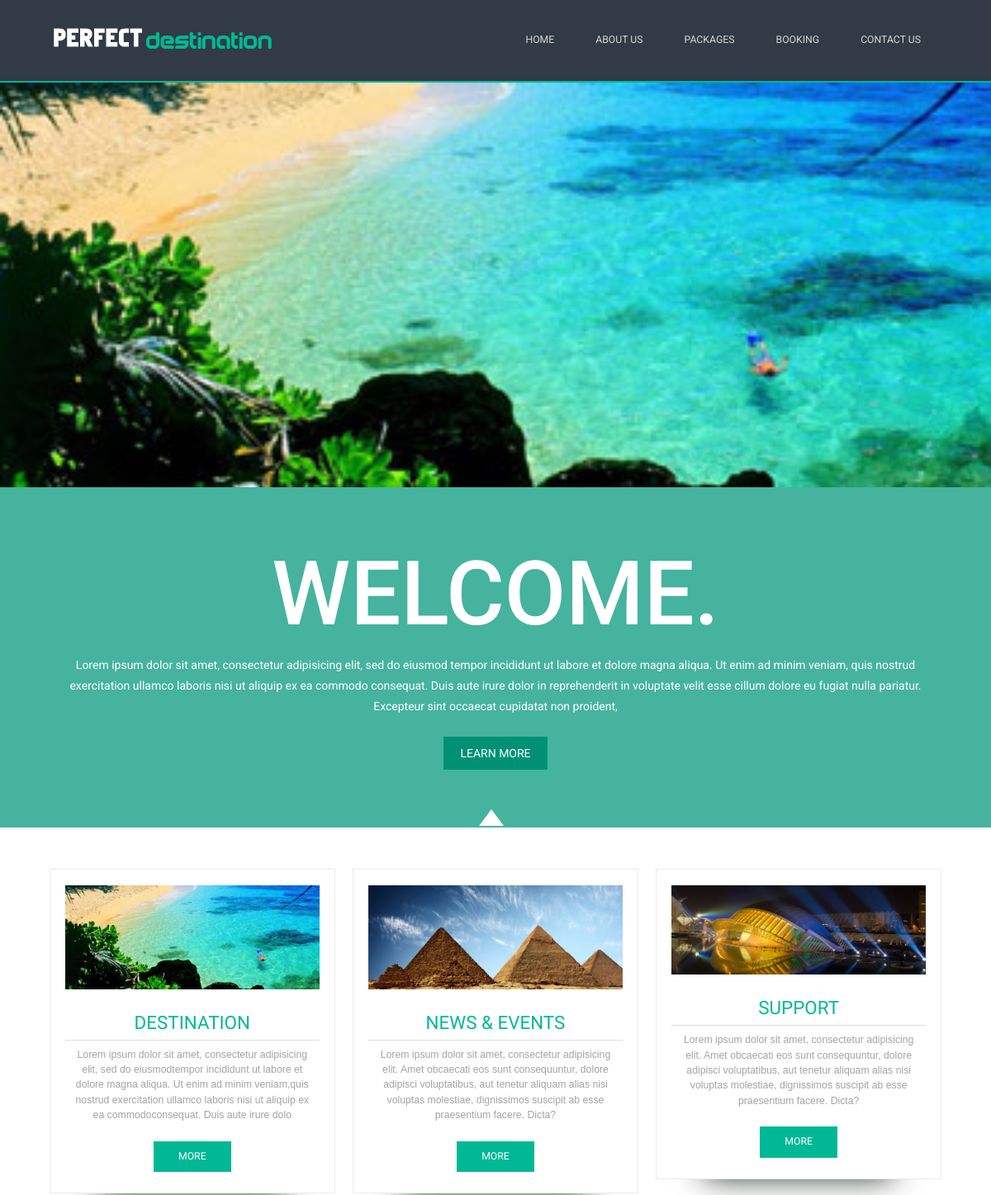
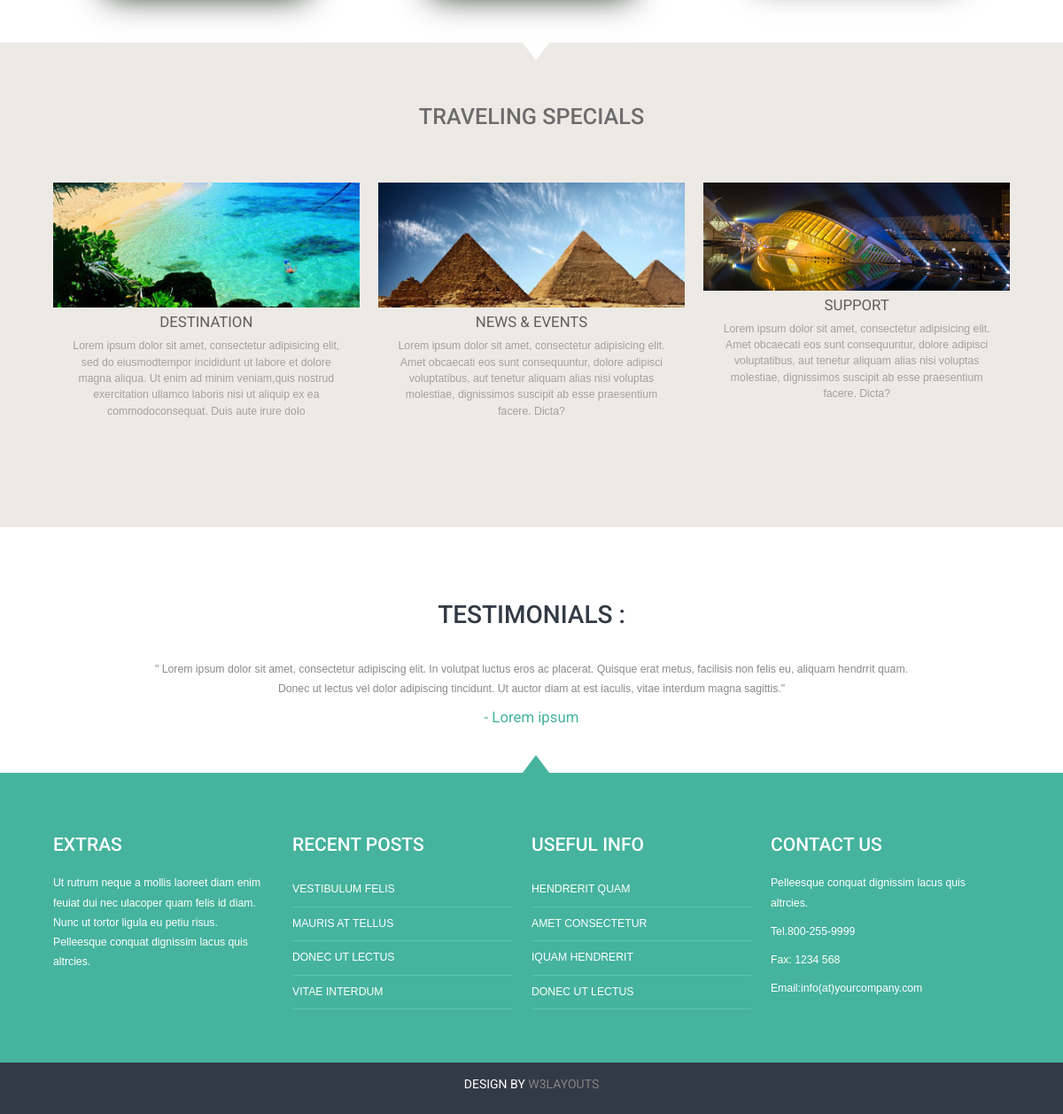
Screenshot of /views/index.php (signed in) with the database file from the repository (2 pictures, top to bottom).
### tables this page shows
CREATE TABLE IF NOT EXISTS `page` (
  `id` int(250) NOT NULL AUTO_INCREMENT,
  `title` varchar(250) NOT NULL,
  `content` text NOT NULL,
  `img_name` varchar(250) NOT NULL,
  `trash_at` varchar(255) DEFAULT NULL,
  PRIMARY KEY (`id`)
);

CREATE TABLE IF NOT EXISTS `img_post` (
  `id` int(250) NOT NULL AUTO_INCREMENT,
  `post_id` int(250) NOT NULL,
  `img_post` varchar(250) NOT NULL,
  PRIMARY KEY (`id`)
);

CREATE TABLE IF NOT EXISTS `post` (
  `id` int(250) NOT NULL AUTO_INCREMENT,
  `title` varchar(250) NOT NULL,
  `content` varchar(250) NOT NULL,
  `category` varchar(250) NOT NULL,
  `trash_at` varchar(255) DEFAULT NULL,
  PRIMARY KEY (`id`)
);

### src/Model/Database/Database.php (called while the page is built, shortened)
<?php
class Database{
    protected function __construct()
    {
        $this->conn = new \mysqli("localhost","root","","tourism");
    }
}

### src/Model/Page/Page.php (called while the page is built, shortened)
<?php
class Page extends Database
{
    public function selectAll()
    {
        $_allPage = array();
        $query = "SELECT * FROM `page` WHERE `trash_at` IS NULL";
        $result = $this->conn->query($query);
        while ($row = $result->fetch_object()) {
            $_allPage[] = $row;
        }
        return $_allPage;
    }
}

### src/Model/Post/Post.php (called while the page is built, shortened)
<?php
class Post extends Database
{
    public function selectAll()
    {
        $sql = "SELECT * FROM `post`
                LEFT JOIN `img_post`
                ON `post`.`id` = `img_post`.`post_id`
                ORDER BY `post`.`id`";
        $result = $this->conn->query($sql);
        $allPost = array();
        if ($result) {
            while ($row = $result->fetch_object()) {
                $allPost[] = $row;
            }
        }
        return $allPost;
    }
}

### views/index.php (the view, shortened to what this page needs)
<?php include_once('header.php');
$post = new Post();
$content = $post->selectAll();
?>
		<div class="image-slider">
			<ul class="rslides" id="slider1">
				<?php foreach($content as $slider){?>
			  	<li><img src="../Resources/images/<?php echo $slider->img_post;?>" alt=""></li>
				<?php } ?>
			</ul>
		</div>
		<div class="content">
			    <div class="content_top">
			    	<div class="wrap">
						<h1><a href="#">WELCOME.</a></h1>
						<p>Lorem ipsum dolor sit amet, consectetur adipisicing elit, sed do eiusmod tempor incididunt ut labore et dolore magna aliqua. Ut enim ad minim veniam, quis nostrud exercitation ullamco laboris nisi ut aliquip ex ea commodo consequat. Duis aute irure dolor in reprehenderit in voluptate velit esse cillum dolore eu fugiat nulla pariatur. Excepteur sint occaecat cupidatat non proident, </p>
						<span><a class="learnmore" href="#">LEARN MORE</a></span>
					</div>
			    </div>
			<div class="content-grids">
				<div class="wrap">
				<?php foreach($content as $service){?>
				<div class="grid">
					<a href="#"><img src="../Resources/images/<?php echo $service->img_post; ?>" title="image-name" /></a>
					<h3><?php echo strtoupper($service->title); ?></h3>
						<p><?php echo $service->content; ?></p>
					<a class="button" href="single.php?id=<?php echo $service->post_id; ?>">More</a>
				 </div>
				<?php }?>
			</div>
		 </div>
			<div class="specials">
				<div class="wrap">
					<div class="specials-heading">
						<h3>Traveling Specials</h3>
					</div>
					<div class="specials-grids">
						<?php foreach($content as $special){?>
						<div id="grid" class="special-grid">
							<img src="../Resources/images/<?php echo $special->img_post; ?>" title="image-name" />
							<a href="#"><?php echo $special->title; ?></a>
							<p><?php echo $special->content; ?></p>
						</div>
						<?php }?>
					</div>
			    </div>
			</div>
			<div class="testmonials">
				<div class="wrap">
					<div class="testmonial-grid">
						<h3>TESTIMONIALS :</h3>
						<p>&#34; Lorem ipsum dolor sit amet, consectetur adipiscing elit. In volutpat luctus eros ac placerat. Quisque erat metus, facilisis non felis eu, aliquam hendrrit quam. Donec ut lectus vel dolor adipiscing tincidunt. Ut auctor diam at est iaculis, vitae interdum magna sagittis.&#34;</p>
						<a href="#"> - Lorem ipsum</a>
					</div>
				</div>
			</div>
		</div>
<?php include_once "footer.php"; ?>

### views/header.php (shortened to what this page needs)
<?php
$page = new \App\Model\Page\Page();
$pageName = $page->selectAll();
?>
<!DOCTYPE HTML>
<head>
    <link href="../Resources/css/style.css" rel="stylesheet" type="text/css"  media="all" />
    <link href="../Resources/css/bootstrap.min.css" rel="stylesheet" type="text/css"  media="all" />
    <link href="../Resources/css/main.css" rel="stylesheet" type="text/css"  media="all" />
    <link rel="stylesheet" href="../Resources/css/responsiveslides.css">
</head>
<body>
<div class="header">
    <div class="wrap">
        <div class="logo">
            <a href="index.php"><img src="../Resources/images/logo.png" title="logo" /></a>
        </div>
        <div class="top-nav">
            <ul>
                <?php foreach($pageName as $menu ) { ?>
                <li class="">
                    <?php $var = str_replace(array("Home"," ","Us","s"),array("index","","",""),$menu->title); ?>
                    <a href="<?php echo strtolower($var); ?>.php">
                        <?php echo strtoupper($menu->title); ?>
                    </a>
                </li>
                <?php }?>
            </ul>
        </div>
    </div>
</div>

### Resources/css/main.css (style rules this page uses)
* { margin: 0; padding:0; }
body { color:#000; }

### Resources/css/responsiveslides.css (style rules this page uses)
.rslides { position: relative; list-style: none; overflow: hidden; padding: 0; margin: 0; }
.rslides li { -webkit-backface-visibility: hidden; position: absolute; display: none; width: 100%; left: 0; top: 0; }
.rslides li:first-child { position: relative; display: block; float: left; }
.rslides img { display: block; height: auto; float: left; border: 0; width: 100%; }

### rows the page displays
page: title "HOME"
page: title "ABOUT US"
page: title "PACKAGES"
page: title "BOOKING"
page: title "CONTACT US"
img_post: img_post (picture), post.title "DESTINATION", post.content "Lorem ipsum dolor sit amet, consectetur adipisicing elit, sed do eiusmodtempor incididunt ut labore et dolore magna aliqua. Ut enim ad minim veniam,quis nostrud exercitation ullamco laboris nisi ut aliquip ex ea commodoconsequat. Duis aute irure dolo"
img_post: img_post (picture), post.title "NEWS & EVENTS", post.content "Lorem ipsum dolor sit amet, consectetur adipisicing elit. Amet obcaecati eos sunt consequuntur, dolore adipisci voluptatibus, aut tenetur aliquam alias nisi voluptas molestiae, dignissimos suscipit ab esse praesentium facere. Dicta?"
img_post: img_post (picture), post.title "SUPPORT", post.content "Lorem ipsum dolor sit amet, consectetur adipisicing elit. Amet obcaecati eos sunt consequuntur, dolore adipisci voluptatibus, aut tenetur aliquam alias nisi voluptas molestiae, dignissimos suscipit ab esse praesentium facere. Dicta?"
